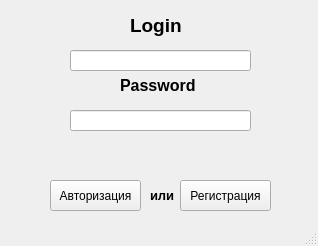
<?xml version="1.0" encoding="UTF-8"?>
<ui version="4.0">
 <class>MainWindow</class>
 <widget class="QMainWindow" name="MainWindow">
  <property name="geometry">
   <rect>
    <x>0</x>
    <y>0</y>
    <width>318</width>
    <height>246</height>
   </rect>
  </property>
  <property name="windowTitle">
   <string>MainWindow</string>
  </property>
  <widget class="QWidget" name="centralwidget">
   <widget class="QPushButton" name="pushButton">
    <property name="geometry">
     <rect>
      <x>180</x>
      <y>180</y>
      <width>91</width>
      <height>31</height>
     </rect>
    </property>
    <property name="text">
     <string>Регистрация</string>
    </property>
   </widget>
   <widget class="QPushButton" name="pushButton_2">
    <property name="geometry">
     <rect>
      <x>50</x>
      <y>180</y>
      <width>91</width>
      <height>31</height>
     </rect>
    </property>
    <property name="text">
     <string>Авторизация</string>
    </property>
   </widget>
   <widget class="QLabel" name="label">
    <property name="geometry">
     <rect>
      <x>150</x>
      <y>180</y>
      <width>51</width>
      <height>31</height>
     </rect>
    </property>
    <property name="font">
     <font>
      <pointsize>10</pointsize>
      <weight>75</weight>
      <bold>true</bold>
     </font>
    </property>
    <property name="text">
     <string>или</string>
    </property>
   </widget>
   <widget class="QLabel" name="label_2">
    <property name="geometry">
     <rect>
      <x>130</x>
      <y>10</y>
      <width>141</width>
      <height>31</height>
     </rect>
    </property>
    <property name="font">
     <font>
      <pointsize>14</pointsize>
      <weight>75</weight>
      <bold>true</bold>
     </font>
    </property>
    <property name="text">
     <string>Login</string>
    </property>
   </widget>
   <widget class="QLineEdit" name="lineEdit">
    <property name="geometry">
     <rect>
      <x>70</x>
      <y>110</y>
      <width>181</width>
      <height>21</height>
     </rect>
    </property>
   </widget>
   <widget class="QLineEdit" name="lineEdit_2">
    <property name="geometry">
     <rect>
      <x>70</x>
      <y>50</y>
      <width>181</width>
      <height>21</height>
     </rect>
    </property>
   </widget>
   <widget class="QLabel" name="label_3">
    <property name="geometry">
     <rect>
      <x>120</x>
      <y>70</y>
      <width>101</width>
      <height>31</height>
     </rect>
    </property>
    <property name="font">
     <font>
      <pointsize>12</pointsize>
      <weight>75</weight>
      <bold>true</bold>
     </font>
    </property>
    <property name="text">
     <string>Password</string>
    </property>
   </widget>
  </widget>
  <widget class="QStatusBar" name="statusbar"/>
 </widget>
 <resources/>
 <connections/>
</ui>
